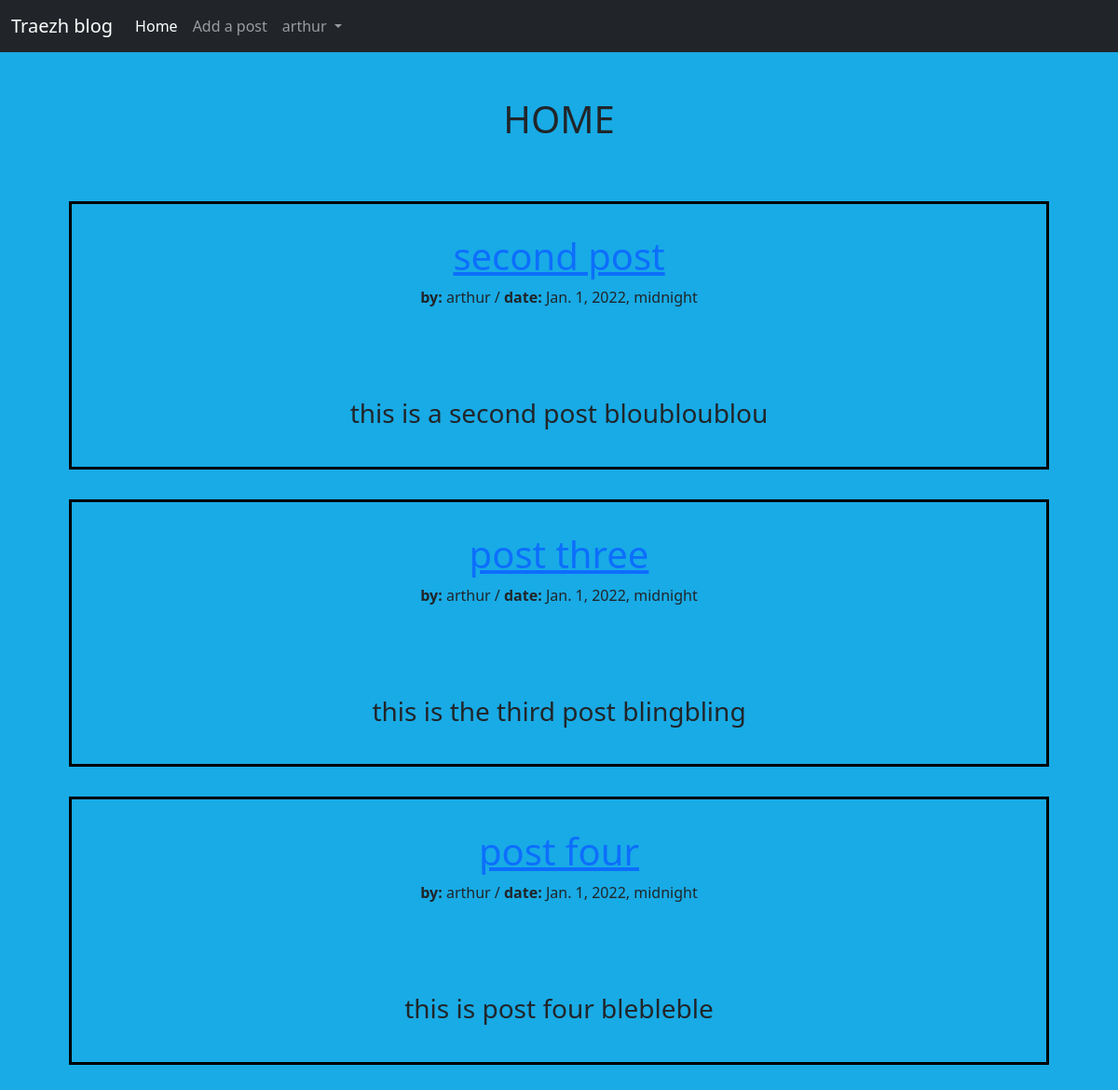
The page /home (signed in) on the database as committed earlier.
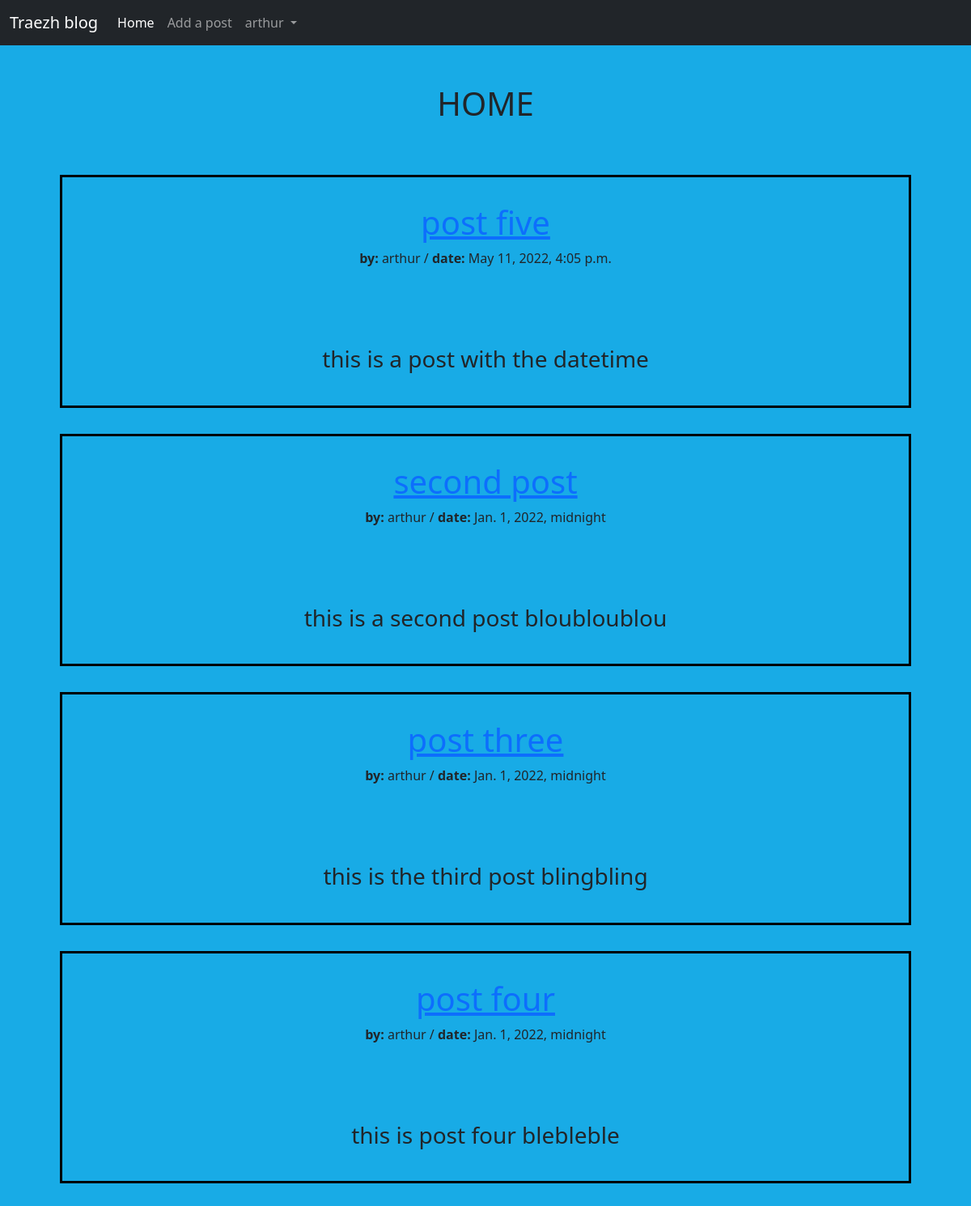
The same page on the database as committed later.
### blog/models.py (models this page shows, shortened)
class Post(models.Model):
    title = models.CharField(max_length=50)
    author = models.ForeignKey(User, on_delete=models.CASCADE)
    image = models.ImageField(null=True, blank=True, upload_to='images/')
    body = models.TextField()
    date = models.DateTimeField(auto_now_add=True)

### blog/views.py (the view)
# urls.py: path('home', views.HomeView.as_view(), name='home'),
class HomeView(LoginRequiredMixin, ListView):
    model = models.Post
    template_name = 'home.html'
    ordering = ['-date']

### blog/templates/home.html (shortened to what this page needs)
{% extends 'base.html' %} {% block title %} Home {% endblock %} {% block content %}
<h1 class="title">HOME</h1>
<br />
{%for post in object_list %}
<div class="post">
  <h1><a href="{% url 'blog:post-detail' post.pk %}">{{post.title}}</a></h1>
  <span><strong>by:</strong> {{post.author.username}} / <strong>date:</strong> {{post.date}}</span>
  <br />
  <br />
  <br /><br />
  <h3>{{post.body}}</h3>
</div>
{% endfor %} {% endblock %}

Rows that differ between the two databases and show on the page:
added Post: title "post five", author.username "arthur", date "May 11, 2022, 4:05 p.m.", body "this is a post with the datetime"
